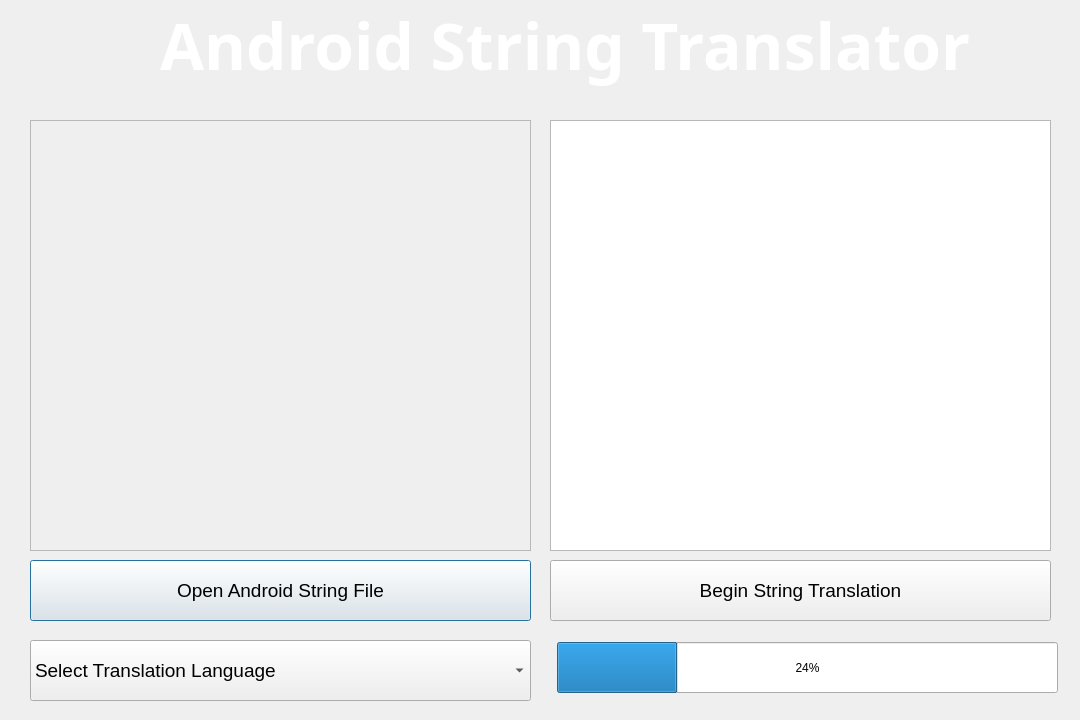
<?xml version="1.0" encoding="UTF-8"?>
<ui version="4.0">
 <class>mainWindows</class>
 <widget class="QDialog" name="mainWindows">
  <property name="geometry">
   <rect>
    <x>0</x>
    <y>0</y>
    <width>1080</width>
    <height>720</height>
   </rect>
  </property>
  <property name="windowTitle">
   <string>Android String Translator</string>
  </property>
  <property name="windowIcon">
   <iconset>
    <normaloff>YT.ico</normaloff>YT.ico</iconset>
  </property>
  <property name="autoFillBackground">
   <bool>false</bool>
  </property>
  <property name="styleSheet">
   <string notr="true"/>
  </property>
  <widget class="QLabel" name="progName">
   <property name="geometry">
    <rect>
     <x>160</x>
     <y>0</y>
     <width>821</width>
     <height>91</height>
    </rect>
   </property>
   <property name="palette">
    <palette>
     <active>
      <colorrole role="Text">
       <brush brushstyle="SolidPattern">
        <color alpha="255">
         <red>170</red>
         <green>255</green>
         <blue>0</blue>
        </color>
       </brush>
      </colorrole>
     </active>
     <inactive>
      <colorrole role="Text">
       <brush brushstyle="SolidPattern">
        <color alpha="255">
         <red>170</red>
         <green>255</green>
         <blue>0</blue>
        </color>
       </brush>
      </colorrole>
     </inactive>
     <disabled>
      <colorrole role="Text">
       <brush brushstyle="SolidPattern">
        <color alpha="255">
         <red>239</red>
         <green>240</green>
         <blue>241</blue>
        </color>
       </brush>
      </colorrole>
     </disabled>
    </palette>
   </property>
   <property name="font">
    <font>
     <family>Noto Sans</family>
     <pointsize>48</pointsize>
     <weight>75</weight>
     <bold>true</bold>
     <underline>false</underline>
     <kerning>true</kerning>
    </font>
   </property>
   <property name="autoFillBackground">
    <bool>false</bool>
   </property>
   <property name="styleSheet">
    <string notr="true"/>
   </property>
   <property name="text">
    <string>&lt;html&gt;&lt;head/&gt;&lt;body&gt;&lt;p&gt;&lt;span style=&quot; color:#ffffff;&quot;&gt;Android String Translator&lt;/span&gt;&lt;/p&gt;&lt;/body&gt;&lt;/html&gt;</string>
   </property>
  </widget>
  <widget class="QComboBox" name="langComboBox">
   <property name="geometry">
    <rect>
     <x>30</x>
     <y>640</y>
     <width>501</width>
     <height>61</height>
    </rect>
   </property>
   <property name="font">
    <font>
     <pointsize>14</pointsize>
    </font>
   </property>
   <item>
    <property name="text">
     <string>Select Translation Language </string>
    </property>
   </item>
   <item>
    <property name="text">
     <string>English</string>
    </property>
   </item>
   <item>
    <property name="text">
     <string>Hindi</string>
    </property>
   </item>
   <item>
    <property name="text">
     <string>Chinese</string>
    </property>
   </item>
   <item>
    <property name="text">
     <string>Spanish</string>
    </property>
   </item>
   <item>
    <property name="text">
     <string>Korean</string>
    </property>
   </item>
   <item>
    <property name="text">
     <string>German</string>
    </property>
   </item>
   <item>
    <property name="text">
     <string>Portugese</string>
    </property>
   </item>
   <item>
    <property name="text">
     <string>Turkish</string>
    </property>
   </item>
   <item>
    <property name="text">
     <string>Russian</string>
    </property>
   </item>
  </widget>
  <widget class="QPushButton" name="openStringBtn">
   <property name="geometry">
    <rect>
     <x>30</x>
     <y>560</y>
     <width>501</width>
     <height>61</height>
    </rect>
   </property>
   <property name="font">
    <font>
     <pointsize>14</pointsize>
    </font>
   </property>
   <property name="text">
    <string>Open Android String File</string>
   </property>
  </widget>
  <widget class="QPushButton" name="beginTransBtn">
   <property name="geometry">
    <rect>
     <x>550</x>
     <y>560</y>
     <width>501</width>
     <height>61</height>
    </rect>
   </property>
   <property name="font">
    <font>
     <pointsize>14</pointsize>
    </font>
   </property>
   <property name="text">
    <string>Begin String Translation</string>
   </property>
  </widget>
  <widget class="QProgressBar" name="progressBar">
   <property name="geometry">
    <rect>
     <x>557</x>
     <y>642</y>
     <width>501</width>
     <height>51</height>
    </rect>
   </property>
   <property name="value">
    <number>24</number>
   </property>
  </widget>
  <widget class="QTextEdit" name="showReadStrings">
   <property name="enabled">
    <bool>false</bool>
   </property>
   <property name="geometry">
    <rect>
     <x>30</x>
     <y>120</y>
     <width>501</width>
     <height>431</height>
    </rect>
   </property>
  </widget>
  <widget class="QTextEdit" name="showTransStrings">
   <property name="geometry">
    <rect>
     <x>550</x>
     <y>120</y>
     <width>501</width>
     <height>431</height>
    </rect>
   </property>
  </widget>
 </widget>
 <resources>
  <include location="mainBG.qrc"/>
 </resources>
 <connections/>
</ui>
